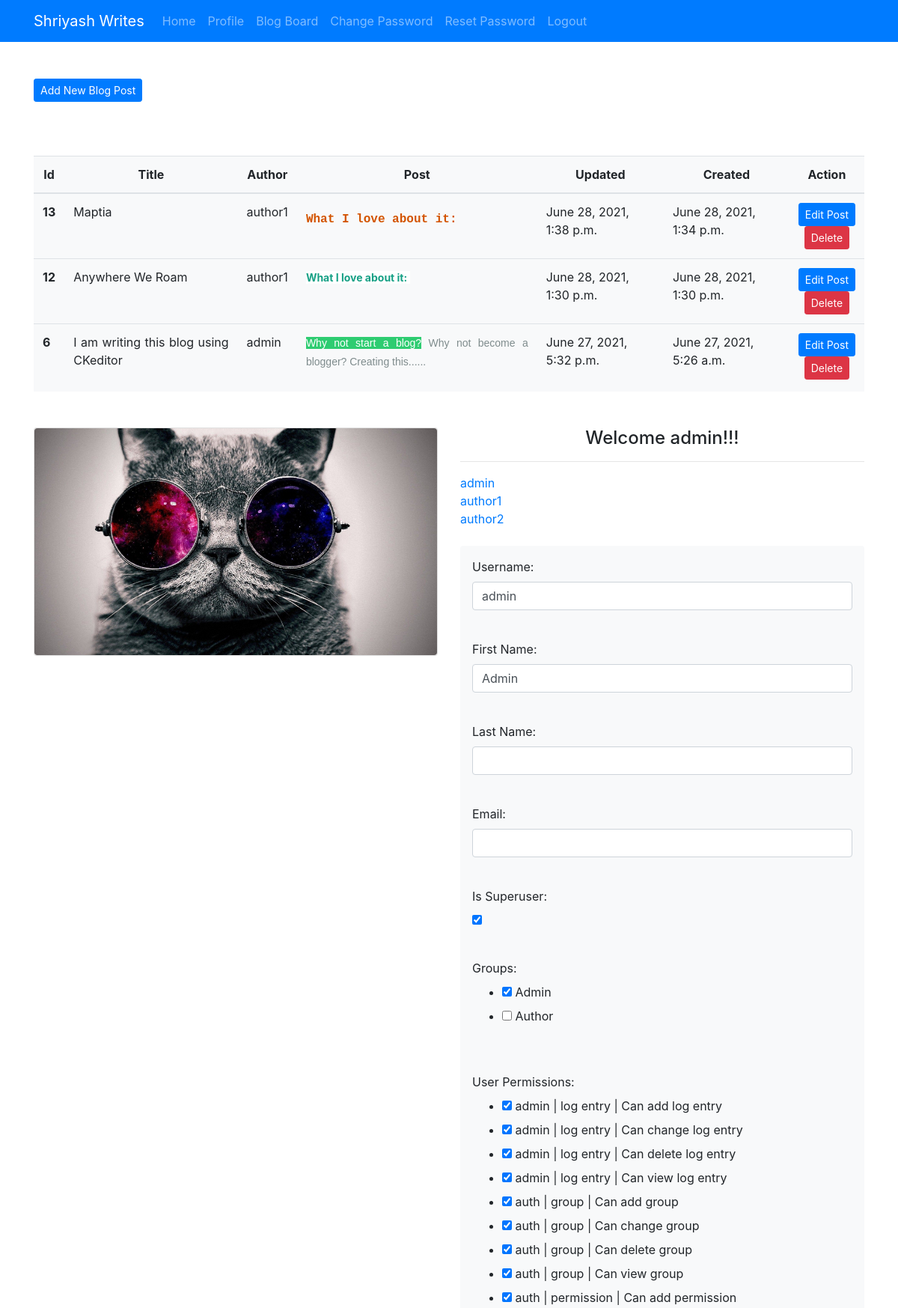
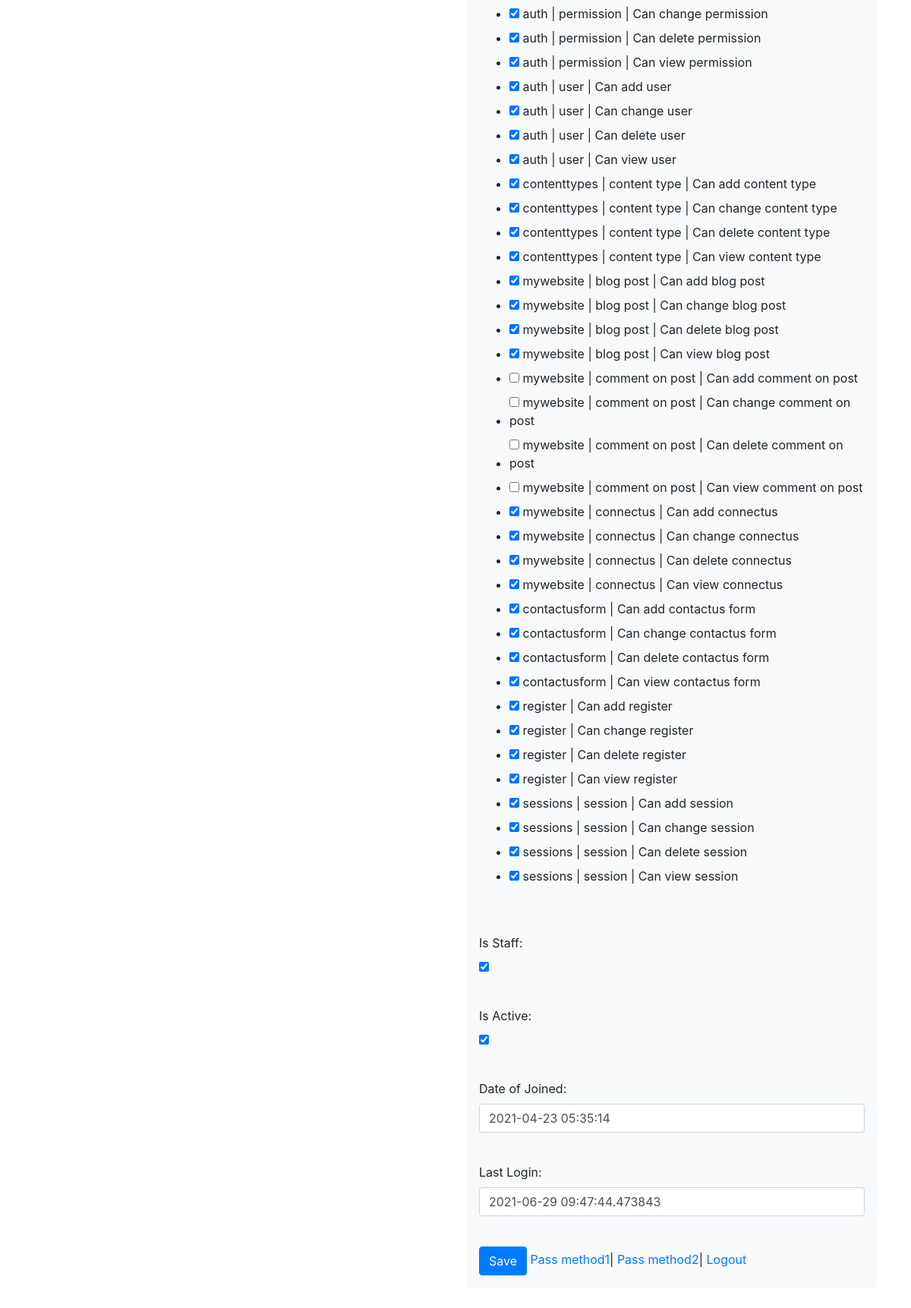
/profile/ (signed in), run on the app's committed database (2 pictures, top to bottom).
### mywebsite/models.py (models this page shows, shortened)
class BlogPost(models.Model):
    title = models.CharField(max_length=150)
    author = models.ForeignKey(User,on_delete=models.CASCADE)
    blog_post = RichTextUploadingField()
    updated = models.DateTimeField(auto_now=True)
    created = models.DateTimeField(auto_now_add=True)
    likes = models.ManyToManyField(User, related_name='likes')
    class Meta:
        ordering = ('-created',)

### mywebsite/views.py (the view)
# urls.py: path('profile/', views.userprofile, name='profile'),
def userprofile(request):
    if request.user.is_authenticated:
        if request.method == 'POST':
            if request.user.is_superuser == True:
                posts = BlogPost.objects.all()
                form = AdminProfileForm(request.POST, instance=request.user)
                users = User.objects.all()
            else:
                form = UserProfileForm(request.POST, instance=request.user)
                users = None
            if form.is_valid():
                form.save()
        else:
            if request.user.is_superuser == True:
                posts = BlogPost.objects.all()
                form = AdminProfileForm(instance=request.user)
                users = User.objects.all()
            else:
                form = UserProfileForm(instance=request.user)
                users = None
        return render(request, 'profile.html', {'name': request.user.username, 'posts':posts,'form': form, 'users': users})
    else:
        return HttpResponseRedirect('/login/')

### mywebsite/templates/profile.html (shortened to what this page needs)
{% extends 'base1.html' %}
{% load static %}
{% block content %}
<div class="container my-5">
    <a href="{% url 'addpost' %}" class="text-center btn btn-sm btn-primary">Add New Blog Post</a>
    <br><br>
      {% if posts %}
      <table class="table table-hover shadow-sm p-5 mb-5 bg-light my-5">
        <thead>
          <tr class="text-center">
            <th scope="col">Id</th>
            <th scope="col">Title</th>
            <th scope="col">Author</th>
            <th scope="col">Post</th>
            <th scope="col">Updated</th>
            <th scope="col">Created</th>
            <th scope="col">Action</th>
          </tr>
        </thead>
        <tbody>
          {% for post in posts %}
          <tr>
            <th scope="row">{{post.id}}</th>
            <td class="text-justify">{{post.title}}</td>
            <td class="text-justify">{{post.author}}</td>
            <td class="text-justify">{{post.blog_post|safe|slice:':300'}}......</td>
            <td>{{post.updated}}</td>
            <td>{{post.created}}</td>
            <td class='text-center'>
              <a href="{% url 'updatepost' post.id %}" class="btn btn-sm btn-primary">Edit Post</a>
                <form action="{% url 'deletepost' post.id %}" method="POST" class="">
                  <input type="submit" class="btn btn-sm btn-danger" value="Delete">
                </form>
            </td>
          </tr>
          {% endfor %}
        </tbody>
      </table>
      {% endif %}
  </div>
<div class="container mt-3 my-5">
    <div class="row">
        <div class="col-sm-6">
            <div class="card">
                <img src="/static/image/7.jpg" class="rounded" alt="">
              </div>
        </div>
        <div class="col-sm-6">
        <h4 class="text-center">Welcome {{name}}!!!</h4>
        <hr>
        {% if user != None %}
        {% for user in users %}
        <a class='text-center' href="{% url 'userdashboard' user.id %}">{{user.username}}</a> <br>
        {% endfor %}
        {% endif %}
        <br>
        <form class="shadow-sm p-3 mb-5 bg-light rounded" action="" method="POST">
            {% for fm in form %}
            <div class="form-group">
                {{fm.label_tag}}
                <div class="">{{fm}}
                </div>
                <br>
            </div>
            {% endfor %}
            <input type="submit" class="btn btn-primary" value="Save"></input>
            <a href="{% url 'changepassword1' %}">Pass method1</a>|
            <a href="{% url 'changepassword2' %}">Pass method2</a>|
            <a href="{% url 'logout' %}">Logout</a>
        </form>
    </div>
</div>
{% endblock content %}

### data on the page
BlogPost: id "13", title "Maptia", author "author1", blog_post "What I love about it:", updated "June 28, 2021, 1:38 p.m.", created "June 28, 2021, 1:34 p.m."
BlogPost: id "12", title "Anywhere We Roam", author "author1", blog_post "What I love about it:", updated "June 28, 2021, 1:30 p.m.", created "June 28, 2021, 1:30 p.m."
BlogPost: id "6", title "I am writing this blog using CKeditor", author "admin", blog_post "Why not start a blog? Why not become a blogger? Creating this", updated "June 27, 2021, 5:32 p.m.", created "June 27, 2021, 5:26 a.m."

### other printed values
{{ name }} "admin"
{{ user.username }} "admin"
{{ user.username }} "author1"
{{ user.username }} "author2"
{{ fm.label_tag }} "Username:" "First Name:" "Last Name:" "Email:" "Is Superuser:" "Groups:" "User Permissions:" "Is Staff:" "Is Active:" "Date of Joined:" "Last Login:"
